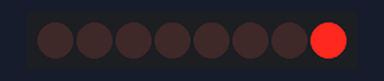
This sketch was run on a simulated Arduino Uno, built with avr-gcc and run on an emulated ATmega328P. Shown: 8 shift-register outputs drawn as a row of LEDs (first output left, lit = HIGH). Wiring (inferred from the names in the program): shift register (74HC595): data pin 11; shift clock pin 12; latch pin 8. Wiring (inferred from the signals the program sends): row of LEDs: on Q0, Q1, Q2, Q3, Q4, Q5, Q6, Q7.

Above: at 0.3 s.
At 5.1 s:
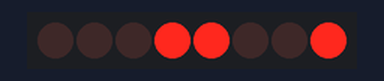
At 10.1 s:
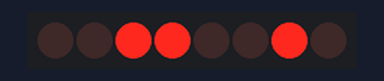
At 19.91 s:
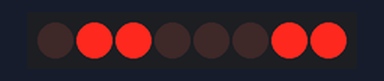
At 29.71 s:
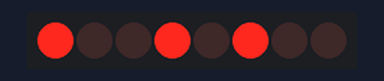
At 39.72 s:
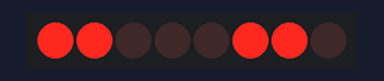
Timing chart, 0 to 40.0 s (numbered marks = the images above):
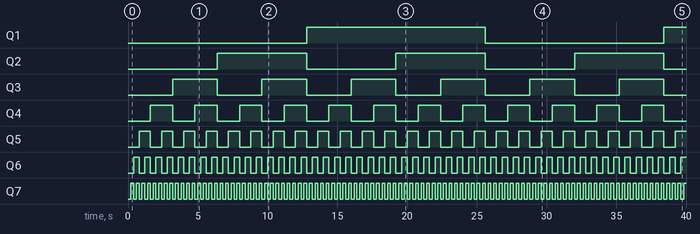

Measured:
- by itself, Q1: LOW → HIGH at 12.8 s, → LOW 12.8 s later, → HIGH 12.8 s later
- by itself, Q2: alternates HIGH for 6.4 s and LOW for 6.4 s
- by itself, Q3: alternates HIGH for 3.2 s and LOW for 3.2 s
- by itself, Q4: alternates HIGH for 1.6 s and LOW for 1.6 s
- by itself, Q5: alternates HIGH for 0.80 s and LOW for 0.80 s
- by itself, Q6: alternates HIGH for 0.40 s and LOW for 0.40 s
- by itself, Q7: alternates HIGH for 0.20 s and LOW for 0.20 s

The sketch:

parte_2.ino
```cpp
////////////////////////////////////////////////////////////
// Código para ligar os LEDs de forma binária com 74HC595 //
////////////////////////////////////////////////////////////

// O CI 74HC595 gera o sinal para os LEDs quando seu Latch muda de LOW para HIGH

int pinLatch = 8;  // Pino 8 do arduino no pino 12 do 74HC595 (ST_CP)
int pinClock = 12; // Pino 12 do arduino no pino 11 do 74HC595 (SH-CP)
int pinDado = 11; // Pino 11 do arduino no pino 14 do 74HC595 (DS)

void setup() {
  pinMode(pinLatch, OUTPUT);
  pinMode(pinClock, OUTPUT);
  pinMode(pinDado, OUTPUT);
  // Configuração dos pinos de controle do registrador como saídas
}

void loop() {
  for (int i = 0; i < 256; i++) { // Loop em decimal de 0 a 255 que será convertido em byte no shiftOut()
    digitalWrite(pinLatch, LOW); // Garantindo que o estado esteja LOW para segurar as saídas anteriores
    shiftOut(pinDado, pinClock, LSBFIRST, i);
	// Envia byte atual [i] de forma serial ligando através do bit menos significativo
    digitalWrite(pinLatch, HIGH); // Faz o Latch ficar HIGH para transferir os dados para memória do 74HC595

    delay(200);
  }
}
```
